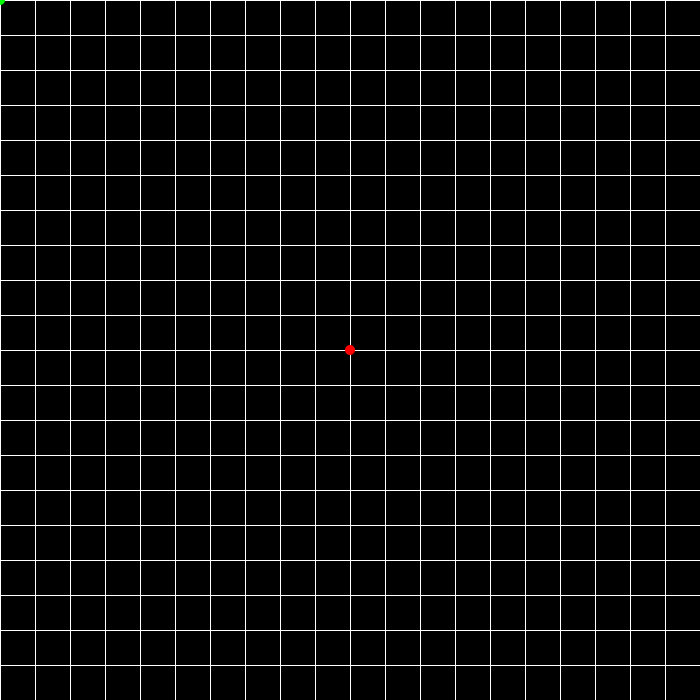
Frame 1 (no input)
Frame 60 (the mouse pressed at the canvas centre just before this capture): identical to frame 1, image omitted
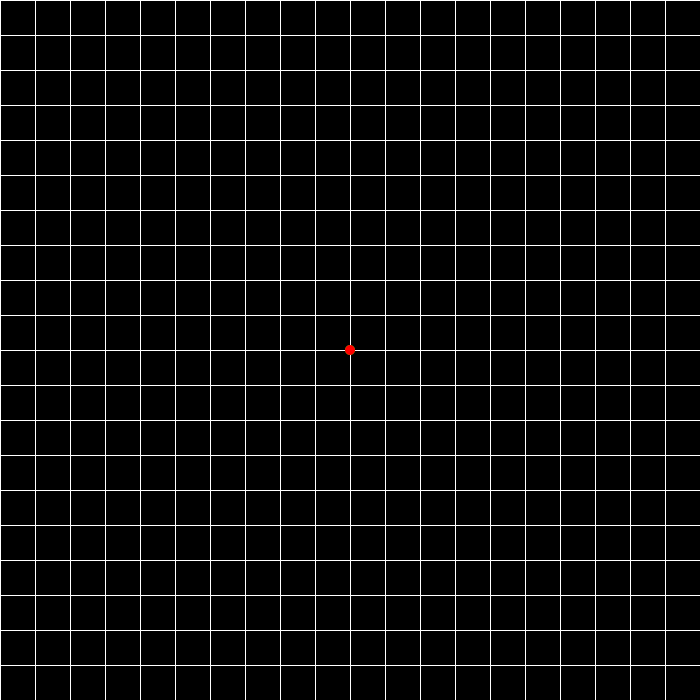
Frame 120 (the mouse held since frame 60 and released just before this capture)

The Processing sketch that drew these frames (run headless with seeded random() and noise(); from frame 60 on, the mouse is pressed at the canvas centre):

// Processing sketch: ddaRaycasting
// ── ddaRaycasting.pde
ArrayList<Tile> tiles;
float size = 35;
Point a, b;

void setup()
{
  size(700,700);
  tiles = new ArrayList<Tile>();
  a = new Point(width/2, height/2, color(255,0,0));
  b = new Point(width/2, height/2, color(0,255,0));
}

void draw()
{
  background(0);
  for(Tile t : tiles)
  {
    t.display();
  }
  grid();
  b.pos.set(mouseX,mouseY);
  b.display();
  a.display();
  if(mousePressed)
  {
    mouseActions();
  }
  println(tiles.size());
}

void keyPressed()
{
  if(key == ' ')
  {
    for(int i = tiles.size()-1; i >= 0; i--)
    {
      tiles.remove(i);
    }
  }
  switch(key)
  {
    case 'w':
      a.pos.y -= size/2;
      break;
    case 'a':
      a.pos.x -= size/2;
      break;
    case 's':
      a.pos.y += size/2;
      break;
    case 'd':
      a.pos.x += size/2;
      break;
    case ' ':
      for(int i = tiles.size()-1; i >= 0; i--)
      {
        tiles.remove(i);
      }
      break;
    
  }
}

void mouseActions()
{
  if(mouseButton == RIGHT)
  {
    boolean occupied = false;
    for (int i = 0; i < tiles.size(); i++)
    {
      if (tiles.get(i).pos.x == floor(mouseX/size)*size && tiles.get(i).pos.y == floor(mouseY/size)*size)
      {
        occupied = true;
      }
    }
    if(!occupied)
    {
      tiles.add(new Tile(floor(mouseX/size)*size, floor(mouseY/size)*size, size));
    }
  }
  else if (mouseButton == LEFT)
  {
    push();
    stroke(255);
    line(a.pos.x, a.pos.y, b.pos.x, b.pos.y);
    pop();
  }
}

void grid()
{
  push();
  stroke(255);
  for(int i = 0; i < width; i+=size)
  {
    line(i, 0, i, height);
    line(0, i, width, i);
  }
  pop();
}

// ── Point.pde
class Point
{
  PVector pos;
  color c;
  
  Point(float x, float y, color _c)
  {
    pos = new PVector(x, y);
    c = _c;
  }
  
  void display()
  {
    push();
    translate(pos.x, pos.y);
    noStroke();
    fill(c);
    circle(0, 0, 10);
    pop();
  }
}

// ── Tile.pde
class Tile
{
  PVector pos;
  float size;
  
  Tile(float x, float y, float _size)
  {
    pos = new PVector(x, y);
    size = _size;
  }
  
  void display()
  {
    push();
    translate(pos.x, pos.y);
    noStroke();
    fill(0,120,255);
    rect(0, 0, size, size);
    pop();
  }
}
